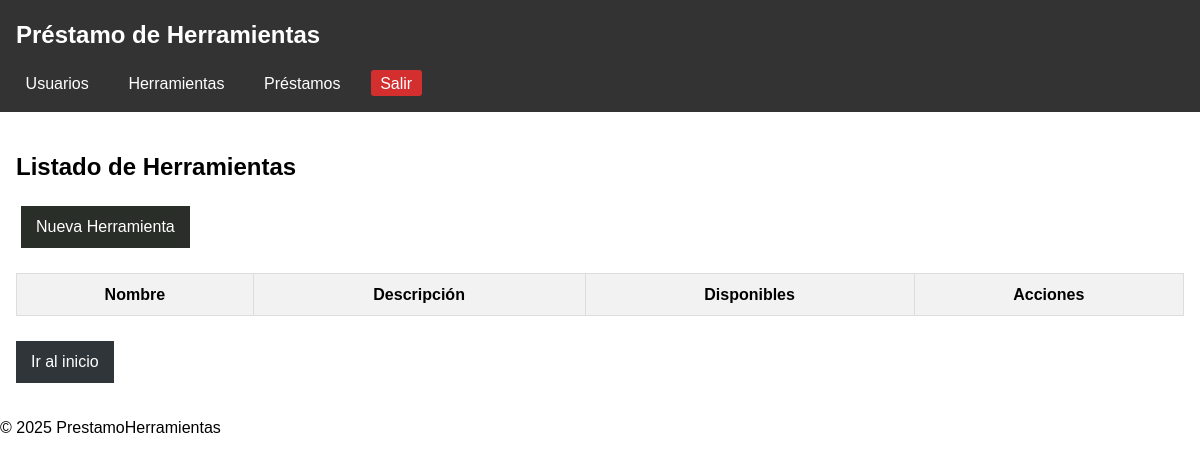
Page /?controller=herramientas on the earlier database version.
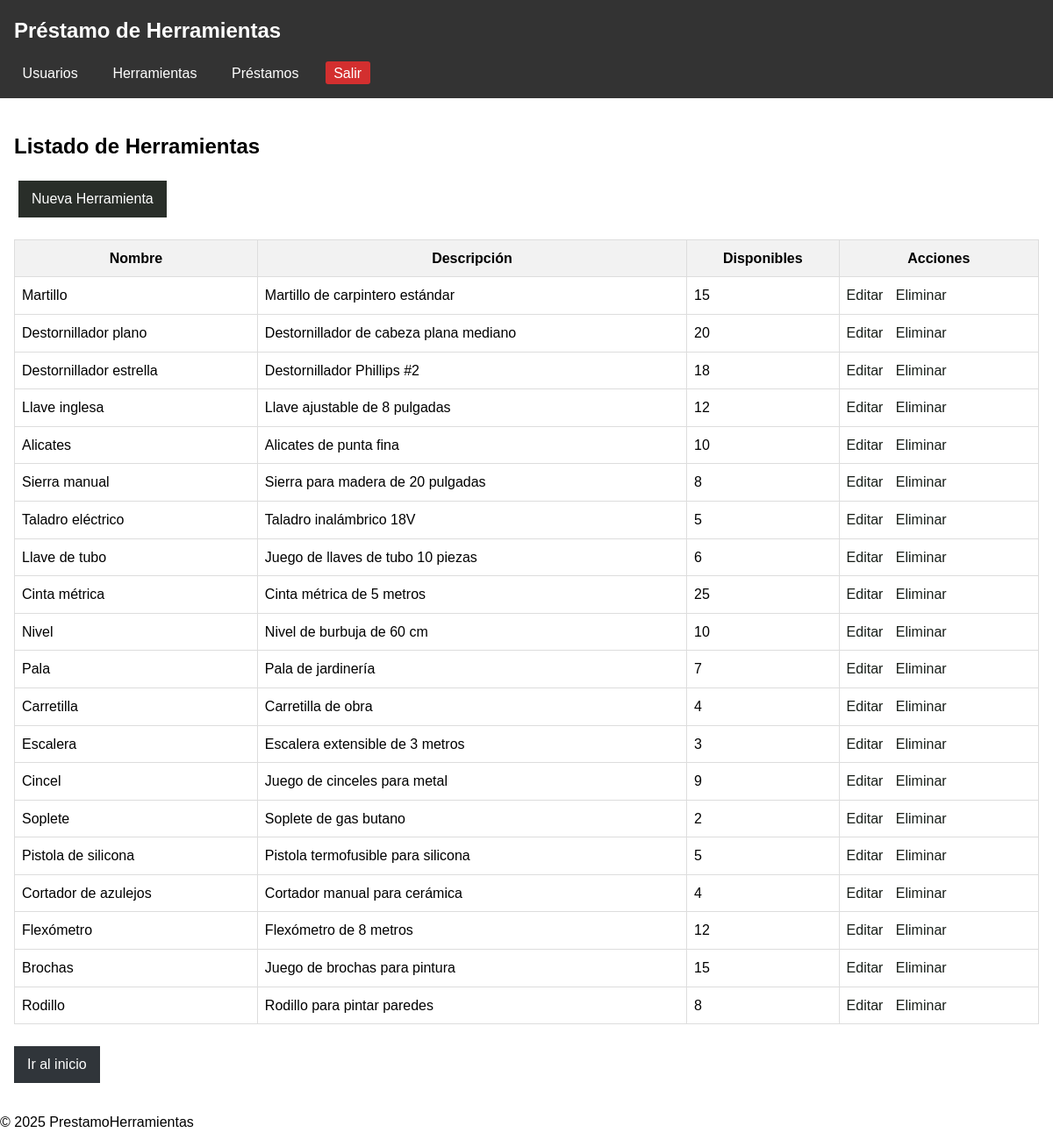
Same page on the later database version.
### tables this page shows
CREATE TABLE IF NOT EXISTS herramientas (
    id INT AUTO_INCREMENT PRIMARY KEY,
    nombre VARCHAR(100) NOT NULL,
    descripcion TEXT,
    cantidad_disponible INT UNSIGNED NOT NULL DEFAULT 0
);

### app/Controller/HerramientaController.php (called while the page is built, shortened)
<?php
require_once __DIR__.'/../Model/Herramienta.php';
class HerramientaController {
    public function index() {
        $herramientas = Herramienta::all();
        include '../app/View/herramientas/index.php';
    }
}

### public/index.php (called while the page is built, shortened)
<?php
require_once '../routes.php';

### app/Model/Herramienta.php (called while the page is built, shortened)
<?php
class Herramienta {
    public static function all() {
        $db = Database::connect();
        return $db->query("SELECT * FROM herramientas")->fetchAll(PDO::FETCH_ASSOC);
    }
}

### app/View/herramientas/index.php (the view, shortened to what this page needs)
<?php
 include __DIR__ . '/../VistaReutilizable/encabezado.php'; ?>
<link rel="stylesheet" href="/Sistema_prestamo_de_herramientas/public/assets/css/styles.css">
<h2>Listado de Herramientas</h2>
<a href="?controller=herramientas&action=create" class="boton">Nueva Herramienta</a>
<table class="tabla">
    <thead>
        <tr>
            <th>Nombre</th>
            <th>Descripción</th>
            <th>Disponibles</th>
            <th>Acciones</th>
        </tr>
    </thead>
    <tbody>
        <?php foreach ($herramientas as $h): ?>
        <tr>
            <td><?= $h['nombre'] ?></td>
            <td><?= $h['descripcion'] ?></td>
            <td><?= $h['cantidad_disponible'] ?></td>
            <td class="acciones">
                <a href="?controller=herramientas&action=edit&id=<?= $h['id'] ?>">Editar</a>
                <a href="?controller=herramientas&action=delete&id=<?= $h['id'] ?>"
                   onclick="return confirm('¿Está seguro que desea eliminar esta herramienta?');">
                   Eliminar
                </a>
            </td>
        </tr>
        <?php endforeach; ?>
    </tbody>
</table>
<a href="?controller=auth&action=login" class="boton-secundario">Ir al inicio</a>
<?php include __DIR__ . '/../VistaReutilizable/pie.php'; ?>

### routes.php (shortened to what this page needs)
<?php
$controller = $_GET['controller'] ?? '';
switch ($controller) {
    case 'herramientas':
        require_once __DIR__ . '/app/Controller/HerramientaController.php';
        $c = new HerramientaController();
        match ($action) {
            'create' => $c->create(),
            'store' => $c->store($_POST),
            'edit' => $c->edit($_GET['id']),
            'update' => $c->update($_GET['id'], $_POST),
            'delete' => $c->delete($_GET['id']),
            default => $c->index(),
        };
        break;
}

### app/View/VistaReutilizable/encabezado.php (shortened to what this page needs)
<!DOCTYPE html>
<html lang="es">
<head>
  <link rel="stylesheet" href="/Sistema_prestamo_de_herramientas/public/assets/css/styles.css">
</head>
<body>
  <header class="cabecera">
    <h1>Préstamo de Herramientas</h1>
    <nav class="navegacion">
      <a href="?controller=usuarios">Usuarios</a>
      <a href="?controller=herramientas">Herramientas</a>
      <a href="?controller=prestamos">Préstamos</a>
      <a href="?controller=auth&action=logout" class="cerrar-sesion">Salir</a>
    </nav>
  </header>
  <main class="contenido-principal">

### app/View/VistaReutilizable/pie.php
  </main>
  <footer class="footer">
    <p>&copy; <?= date('Y') ?> PrestamoHerramientas</p>
  </footer>
</body>
</html>

### public/assets/css/styles.css (style rules this page uses)
table { width: 100%; border-collapse: collapse; margin-top: 20px; background: white; }
.botones button, .boton { padding: 8px 15px; margin: 0 5px; background: #4CAF50; color: white; border: none; text-decoration: none; display: inline-block; }
.boton { background: #242527; }
.tabla { width: 100%; border-collapse: collapse; margin: 15px 0; }
.tabla th, .tabla td { padding: 8px; border: 1px solid #ddd; }
.tabla th { background-color: #f2f2f2; }
.boton { display: inline-block; padding: 8px 12px; background: #2d302d; color: white; text-decoration: none; margin-bottom: 10px; }
.boton-secundario { display: inline-block; padding: 8px 12px; background: #252729; color: white; text-decoration: none; margin-top: 10px; }
.acciones a { margin-right: 10px; color: #19699e; text-decoration: none; }
.acciones a { color: #191f1a; text-decoration: none; }
.boton { padding: 8px 15px; background: #292e29; color: white; text-decoration: none; display: inline-block; }
.boton-secundario { padding: 8px 15px; background: #30353a; color: white; text-decoration: none; display: inline-block; }
body { font-family: Arial, sans-serif; margin: 0; padding: 0; line-height: 1.6; }
.cabecera { background: #333; color: white; padding: 1rem; }
.cabecera h1 { margin: 0; font-size: 1.5rem; }
.navegacion { margin-top: 1rem; }
.navegacion a { color: white; text-decoration: none; margin-right: 1rem; padding: 0.3rem 0.6rem; }
.cerrar-sesion { background: #d32f2f; border-radius: 3px; }
.contenido-principal { padding: 1rem; max-width: 1200px; margin: 0 auto; }

Differences in the rows shown:
added herramientas: nombre "Martillo", descripcion "Martillo de carpintero estándar", cantidad_disponible "15"
added herramientas: nombre "Destornillador plano", descripcion "Destornillador de cabeza plana mediano", cantidad_disponible "20"
added herramientas: nombre "Destornillador estrella", descripcion "Destornillador Phillips #2", cantidad_disponible "18"
added herramientas: nombre "Llave inglesa", descripcion "Llave ajustable de 8 pulgadas", cantidad_disponible "12"
added herramientas: nombre "Alicates", descripcion "Alicates de punta fina", cantidad_disponible "10"
added herramientas: nombre "Sierra manual", descripcion "Sierra para madera de 20 pulgadas", cantidad_disponible "8"
added herramientas: nombre "Taladro eléctrico", descripcion "Taladro inalámbrico 18V", cantidad_disponible "5"
added herramientas: nombre "Llave de tubo", descripcion "Juego de llaves de tubo 10 piezas", cantidad_disponible "6"
added herramientas: nombre "Cinta métrica", descripcion "Cinta métrica de 5 metros", cantidad_disponible "25"
added herramientas: nombre "Nivel", descripcion "Nivel de burbuja de 60 cm", cantidad_disponible "10"
added herramientas: nombre "Pala", descripcion "Pala de jardinería", cantidad_disponible "7"
added herramientas: nombre "Carretilla", descripcion "Carretilla de obra", cantidad_disponible "4"
added herramientas: nombre "Escalera", descripcion "Escalera extensible de 3 metros", cantidad_disponible "3"
added herramientas: nombre "Cincel", descripcion "Juego de cinceles para metal", cantidad_disponible "9"
added herramientas: nombre "Soplete", descripcion "Soplete de gas butano", cantidad_disponible "2"
added herramientas: nombre "Pistola de silicona", descripcion "Pistola termofusible para silicona", cantidad_disponible "5"
added herramientas: nombre "Cortador de azulejos", descripcion "Cortador manual para cerámica", cantidad_disponible "4"
added herramientas: nombre "Flexómetro", descripcion "Flexómetro de 8 metros", cantidad_disponible "12"
added herramientas: nombre "Brochas", descripcion "Juego de brochas para pintura", cantidad_disponible "15"
added herramientas: nombre "Rodillo", descripcion "Rodillo para pintar paredes", cantidad_disponible "8"
